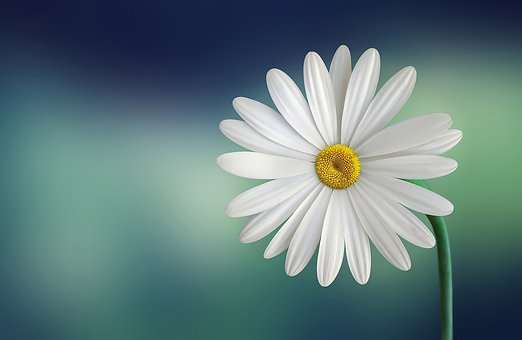
#> input picture flower.jpg, 522 x 340 px
$ python histogram.py
#> lines starting #> are read from the running program, lines starting #| are printed output that depends on the picture
import cv2
from PIL import Image
from matplotlib import pyplot as plt

im = Image.open(r"flower.jpg")
#> im is the input picture: PIL image 522x340 RGB; mean R, G, B 97.4, 122.4, 123.8
im.show()

# reads an input image
img = cv2.imread('flower.jpg',0)
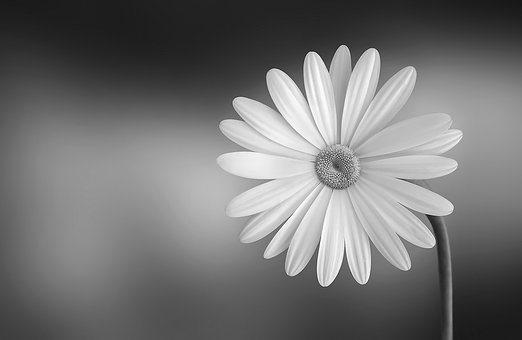
#> img: shape (340, 522); min 16, max 255, mean 115.1

# histogram of an image
plt.hist(img.ravel(),256,[0,256])
plt.show()
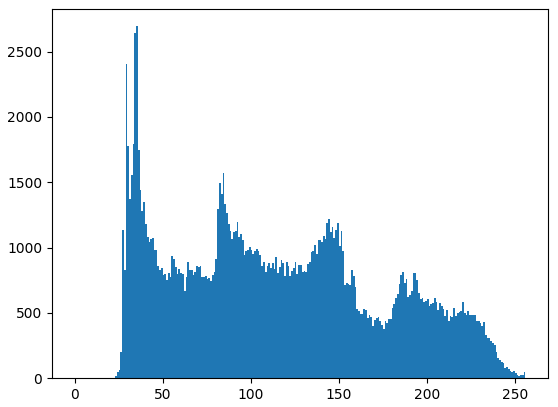
#> figure drawn by matplotlib, 1 panel; tallest bar 2694 high, from x = 35 to 36
